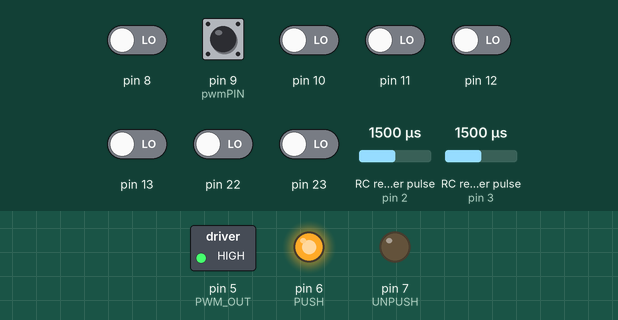
Recording of a sketch running on a simulated Arduino Uno, built with avr-gcc and run on an emulated ATmega328P. Parts: switched loads named in the sketch (green lamp = pin HIGH), output pins drawn as LEDs (lit = HIGH). Wiring (inferred from the names in the program): 2 × RC receiver channel: data pin 2 / data pin 3. Dashed ring = blinking. Inputs (shaded band) come from the test bench; at power-on: pin 8, pin 9 (pwmPIN), pin 10–13, pin 22, pin 23 LOW, RC receiver pulse (sensors on pin 3, pin 2) 1500 µs. What the sketch prints to the serial monitor is not drawn.

Above: at 1.2 s.
1.3 s: pin 9 (pwmPIN) pulsed HIGH 5 times (0.12 s each, 0.3 s apart)
At 1.69 s:
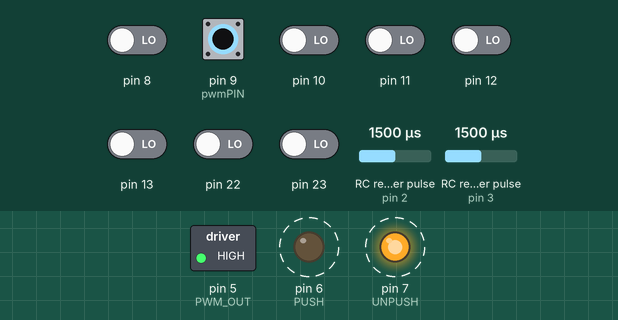
4.3 s: RC receiver pulse (sensor on pin 3) set to 1020 µs
7.3 s: pin 9 (pwmPIN) pulsed HIGH 2 times (0.12 s each, 0.3 s apart)
At 56.84 s:
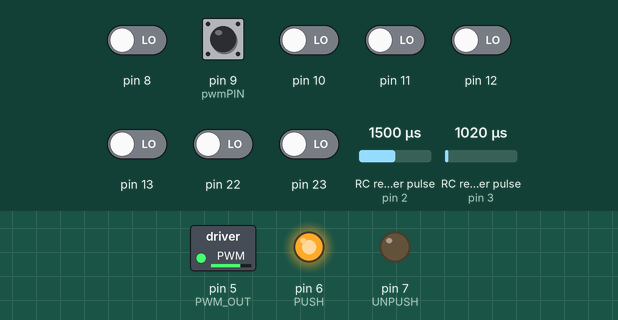
Timing chart, 0 to 58.2 s (numbered marks = the images above; inputs shaded):
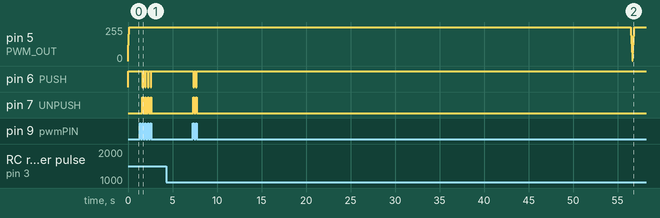

The sketch:

acceleration.ino
```cpp
/*
 * Code to receive commands from remote controller and the CART computer,
 * although the latter is CURRENTLY NOT IMPLEMENTED.
 * Signal received is sent to the motor driver, which in turn actuates the gas pedal via motor.
 * Feedback from optoencoder within motor is currently not used.
 *
 * Uses the "pwmread_rcfailsafe" library instead of pulseIn().
 * pulseIn() might be used in place.
 */

// TODO - change angle conversion to "count / 8", as Ike had it, and then
// re-calibrate the motor FULLY_PUSHED and PEDAL_DEADZONE values

// Constants you might change (calibration)

/*
// FOR RC RECEIVER
const int DEADZONE = 100;  // Deadzone (in PWM [units?]) for actuation
const int DEAD_VAL = -108; // Inactive value
const int LOW_VAL = -800;
const int HIGH_VAL = 1640;
*/

// FOR PIXHAWK
const int DEADZONE = 100;  // Deadzone (in PWM [units?]) for actuation
const int DEAD_VAL = -116; // Inactive value
const int LOW_VAL = -761;
const int HIGH_VAL = 1240;


/*
// FOR PIXHAWK
const int DEADZONE = 100;  // Deadzone (in PWM [units?]) for actuation
const int DEAD_VAL = 300; // Inactive value
const int LOW_VAL = 0;
const int HIGH_VAL = 800;
*/

// Calibration for motor
const int FULLY_PUSHED = -125; // Value of "angle" at full push, TOOD should be higher, like 116
const int NEUTRAL = 0; // TODO - PEDAL_DEADZONE was 15 with old PID gains
const int PEDAL_DEADZONE = 15; // Basically, how much you care about error
                               // This avoids a jittering motor pulling on the pedal

// Pins
const int PWM_OUT = 5;     // Output pin to drive the motor
const int PUSH = 6;        // Pin to drive motor to pull pedal
const int UNPUSH = 7;      // Pin to drive motor to UNPUSH pedal
const int CH_A = 2;        // Encoder pin A
const int CH_B = 3;        // Encoder pin B
const int RECEIVER = 9;    // Pin to receive signal from receiver,
                           // MUST CHANGE IN pwmread_rcfailsafe also! (pwmPIN[])

// Other variables yuo shouldn't change
const int REC_F = 25;      // Receiver frame rate [ms]

int speedVal = 0;          // Speed of the motor, [unitless]
int motorSpeed = 0;        // Speed of the motor, [unitless]

unsigned long now;         // Timing variable in order to keep data updated
unsigned long rc_update;   // (same as above)
float RC_in;               // Raw input. This is length of the pulse, in MS,
                           // BUT it's written in seconds (I think), as float
                           // I think (look at Arduino standard pulseIn() function)

// PID variables
double count = 1;
double angle = 0;
boolean A, B;
byte state, statep;

double desiredPosition = 0;
// OLD PID gains
const double Kp = 0.5; // Tuned by Ike
const double Ki = 1.0;
const double Kd = 3.0;
/*
const double Kp = 7.0; // Tuned by Jesse, using https://robotics.stackexchange.com/questions/167/what-are-good-strategies-for-tuning-pid-loops
const double Ki = 0.0;
const double Kd = 10.0; // NOT DONE tuning
*/

float lastError = 0;
float error = 0;
float changeError = 0;
float totalError = 0;
float pidTerm = 0;
float pidTermScaled = 0;

void setup() {
  Serial.begin(9600);

  setup_pwmRead();
  pinMode(PWM_OUT, OUTPUT);
  pinMode(PUSH, OUTPUT);
  pinMode(UNPUSH, OUTPUT);

  // Interrupt pins for encoder
  pinMode(CH_A, INPUT); // Encoders
  pinMode(CH_B, INPUT);
  attachInterrupt(digitalPinToInterrupt(CH_A), Achange, CHANGE);
  attachInterrupt(digitalPinToInterrupt(CH_B), Bchange, CHANGE);
}

void loop() {
  PIDcalculation();     // Update PID values
  int joystickValue = readReceiverSignal(); // Get signal from RC receiver

  // Get the desired position
  desiredPosition = map(joystickValue, DEAD_VAL, HIGH_VAL, NEUTRAL, FULLY_PUSHED);
  Serial.print(angle); // TODO - find range of angle
  Serial.print("\t");
  Serial.print(desiredPosition);
  Serial.print("\t");
  Serial.println(joystickValue);

   // FORWARD
  if (abs(desiredPosition - angle) >= PEDAL_DEADZONE && desiredPosition < angle) {
    analogWrite(PWM_OUT, pidTermScaled);
    digitalWrite(UNPUSH, LOW);
    digitalWrite(PUSH, HIGH);
    //Serial.println("RIGHT ");

    // Serial.println(speedVal);
    // Serial.println(joystickValue);
  }

  // Release the pedal
  else if (abs(desiredPosition - angle) >= PEDAL_DEADZONE && desiredPosition > angle) {
    analogWrite(PWM_OUT, pidTermScaled);
    digitalWrite(UNPUSH, HIGH);
    digitalWrite(PUSH, LOW);
    //Serial.println("LEFT");

    // Serial.println(speedVal);
    // Serial.println(joystickValue);
  }

  // Centered, so we're fine
  else {
    //Serial.println("CENTER");
    //Serial.println(joystickValue);
    digitalWrite(UNPUSH, LOW);
    digitalWrite(PUSH, LOW);
  }
}

void PIDcalculation() {
  angle = (count / 4); //count to angle conversion
  error = desiredPosition - angle;

  changeError = error - lastError; // derivative term
  totalError += error; //accumalate errors to find integral term
  pidTerm = (Kp * error) + (Ki * totalError) + (Kd * changeError);//total gain
  pidTerm = constrain(pidTerm, -255, 255);//constraining to appropriate value
  pidTermScaled = abs(pidTerm);//make sure it's a positive value

  lastError = error;
}

void Achange() //these functions are for finding the encoder counts
{
  A = digitalRead(CH_A); // INTERRUPT PINS HERE
  B = digitalRead(CH_B); // INTERRUPT PINS HERE

  if ((A == HIGH) && (B == HIGH)) state = 1;
  if ((A == HIGH) && (B == LOW)) state = 2;
  if ((A == LOW) && (B == LOW)) state = 3;
  if ((A == LOW) && (B == HIGH)) state = 4;
  switch (state)
  {
    case 1:
      {
        if (statep == 2) count++;
        if (statep == 4) count--;
        break;
      }
    case 2:
      {
        if (statep == 1) count--;
        if (statep == 3) count++;
        break;
      }
    case 3:
      {
        if (statep == 2) count --;
        if (statep == 4) count ++;
        break;
      }
    default:
      {
        if (statep == 1) count++;
        if (statep == 3) count--;
      }
  }
  statep = state;

}

void Bchange()
{
  A = digitalRead(CH_A);
  B = digitalRead(CH_B);

  if ((A == HIGH) && (B == HIGH)) state = 1;
  if ((A == HIGH) && (B == LOW)) state = 2;
  if ((A == LOW) && (B == LOW)) state = 3;
  if ((A == LOW) && (B == HIGH)) state = 4;
  switch (state)
  {
    case 1:
      {
        if (statep == 2) count++;
        if (statep == 4) count--;
        break;
      }
    case 2:
      {
        if (statep == 1) count--;
        if (statep == 3) count++;
        break;
      }
    case 3:
      {
        if (statep == 2) count --;
        if (statep == 4) count ++;
        break;
      }
    default:
      {
        if (statep == 1) count++;
        if (statep == 3) count--;
      }
  }
  statep = state;
}

int readReceiverSignal() {
  now = millis();
  if (RC_avail() || now - rc_update > REC_F) { // If RC data available, or time to update
    rc_update = now;
    //print_RCpwm(); // For debugging
    RC_in = RC_decode(1) * 1000; // TODO - don't necessarily need
  }

  int res = ((int) RC_in) - DEAD_VAL;
  if(abs(res) > DEADZONE) {
    return res;
  } else {
    return 0;
  }
}
```

Source omitted: pwmread_rcfailsafe.ino (23664 bytes)

Measured:
- after the input at 1.3 s, pin 6 (PUSH): alternates HIGH for 0.22 s and LOW for 0.08 s, 8 changes in all, then stays HIGH, starting after 0.33 s; pin 7 (UNPUSH): alternates HIGH for 0.08 s and LOW for 0.22 s, 8 changes in all, then stays LOW, starting after 0.33 s
- after the input at 7.3 s, pin 6 (PUSH): alternates HIGH for 0.20 s and LOW for 0.11 s, 4 changes in all, then stays HIGH, starting at once; pin 7 (UNPUSH): alternates HIGH for 0.11 s and LOW for 0.20 s, 4 changes in all, then stays LOW, starting at once
